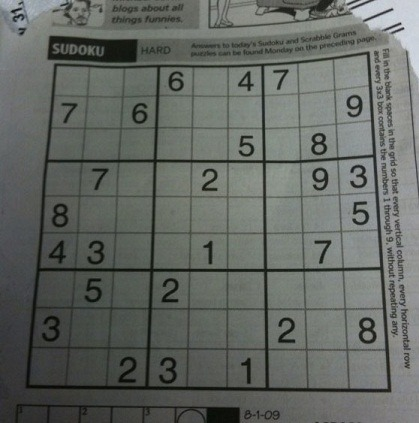
#> input picture input.png, 419 x 423 px; its folder holds only this picture in this run
$ python -i sudoku_solver.py   (imports and definitions only)
#> lines starting #> are read from the running program, lines starting #| are printed output that depends on the picture; after the words box and inside, x2 and y2 are one past the last pixel; in counts of white or black regions, pixels touching at a corner belong together
import numpy as np
import pandas as pd
import matplotlib.pyplot as plt
import os
import shutil
import operator
import cv2
import image_slicer
from PIL import Image

root = os.getcwd()
def imageProcessor(img_path):
    """ Here we find all possible contours inside the image by blur the image after after converting it into gray scale image. """
    image  = cv2.imread(img_path)
    gray = cv2.cvtColor(image, cv2.COLOR_BGR2GRAY)
    blur = cv2.GaussianBlur(gray, (5,5), 0)
    thresh = cv2.adaptiveThreshold(blur, 255, 1, 1, 11, 2)
    contours,_ = cv2.findContours(thresh, cv2.RETR_TREE, cv2.CHAIN_APPROX_SIMPLE)
    return image, gray, thresh, contours

def bestContours(image, contours):
    """ It will return the best contour among all possible contours to crop the sudoku grid from the image. """
    max_area = 0
    c = 0
    for i in contours:
        area = cv2.contourArea(cv2.UMat(i))
        if area > 1000:
            if area > max_area:
                max_area = area
                best_cnt = i
        c+=1
    return best_cnt

def maskCreator(gray, best_cnt, image, contours):
    """ Creates the mask which is same size as the sudoku to crop accurately."""
    mask = np.zeros((gray.shape),np.uint8)
    cv2.drawContours(mask,[best_cnt],0,255,-1)
    cv2.drawContours(mask,[best_cnt],0,0,2)

    out = np.zeros_like(gray)
    out[mask == 255] = gray[mask == 255]
    blur = cv2.GaussianBlur(out, (11,11), 0)
    thresh = cv2.adaptiveThreshold(blur, 255, 1, 1, 11, 2)
    c = 0
    for i in contours:
        area = cv2.contourArea(i)
        if area > 1000/2:
            cv2.drawContours(image, contours, c, (0, 255, 0), 3)
        c+=1
    return image,out

def distance_between(p1, p2):
    """Returns the scalar distance between two points"""
    a = p2[0] - p1[0]
    b = p2[1] - p1[1]
    return np.sqrt((a ** 2) + (b ** 2))

def crop_and_warp(img, crop_rect):
    """Crops and warps a rectangular section from an image into a square of similar size."""
    top_left, top_right, bottom_right, bottom_left = crop_rect[0], crop_rect[1], crop_rect[2], crop_rect[3]
    src = np.array([top_left, top_right, bottom_right, bottom_left], dtype='float32')
    side = max([
        distance_between(bottom_right, top_right),
        distance_between(top_left, bottom_left),
        distance_between(bottom_right, bottom_left),
        distance_between(top_left, top_right)
    ])
    dst = np.array([[0, 0], [side - 1, 0], [side - 1, side - 1], [0, side - 1]], dtype='float32')
    m = cv2.getPerspectiveTransform(src, dst)
    return cv2.warpPerspective(img, m, (int(side), int(side)))

def boxFinder(image, out):
    """ Here we find the four corners of the sudoku inside the image."""
    final = cv2.cvtColor(image, cv2.COLOR_BGR2GRAY)

    contours, h = cv2.findContours(out.copy(), cv2.RETR_EXTERNAL, cv2.CHAIN_APPROX_SIMPLE)
    contours = sorted(contours, key=cv2.contourArea, reverse=True)
    polygon = contours[0]

    bottom_right, _ = max(enumerate([pt[0][0] + pt[0][1] for pt in polygon]), key=operator.itemgetter(1))
    top_left, _ = min(enumerate([pt[0][0] + pt[0][1] for pt in polygon]), key=operator.itemgetter(1))
    bottom_left, _ = min(enumerate([pt[0][0] - pt[0][1] for pt in polygon]), key=operator.itemgetter(1))
    top_right, _ = max(enumerate([pt[0][0] - pt[0][1] for pt in polygon]), key=operator.itemgetter(1))
    box = [polygon[top_left][0], polygon[top_right][0], polygon[bottom_right][0], polygon[bottom_left][0]]

    gray = crop_and_warp(final, box)
    return gray

def infer_grid(img):
    """Infers 81 cell grid from a square image."""
    squares = []
    side = img.shape[:1]
    side = side[0] / 9
    for i in range(9):
        for j in range(9):
            p1 = (i * side, j * side)  # Top left corner of a bounding box
            p2 = ((i + 1) * side, (j + 1) * side)  # Bottom right corner of bounding box
            squares.append((p1, p2))
    return squares

def display_rects(in_img, rects, colour=255):
    """Displays rectangles on the image."""
    img = in_img.copy()
    for rect in rects:
        img = cv2.rectangle(img, tuple(int(x) for x in rect[0]), tuple(int(x) for x in rect[1]), colour)
    return img


def main(img_path):
    """ Here we split the sudoku grid into 81 cells after performing all the below preprocessing methods. """

    image, gray, thresh, contours = imageProcessor(img_path)
#> in imageProcessor, image is the input picture: shape (423, 419, 3); mean B, G, R 98.9, 103.6, 99.4
#> in imageProcessor, `thresh = cv2.adaptiveThreshold(blur, 255, 1, 1, 11, 2)`:
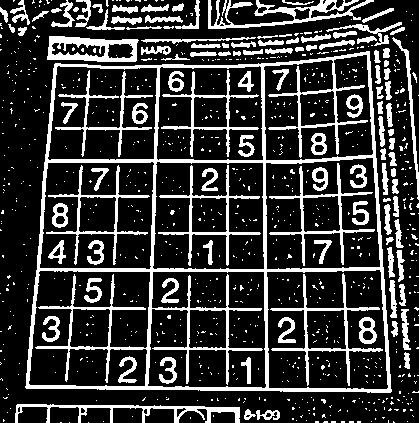
#> thresh: shape (423, 419); 21.7% white; 884 white regions (770 under 20 px)
#> in imageProcessor, `contours,_ = cv2.findContours(thresh, cv2.RETR_TREE, cv2.CHAIN_APPROX_..`: contours = 932 contours, 789 with area under 20; largest, box (x1, y1, x2, y2) and area: (25, 51, 392, 393) 111442, (266, 269, 389, 390) 13730, (265, 157, 381, 270) 11888, (152, 161, 265, 270) 11600, (39, 161, 155, 270) 11516
    best_cnt = bestContours(image, contours)
#> the loop in bestContours, `for i in contours:` made 932 passes
#> (area, max_area) on pass 320: (111442, 111442)
#> area on passes 34, 35, 41, 51, 53, 54: 113.5, 22.5, 57, 967, 48, 22.5
#> after the loop in bestContours, `for i in contours:`: best_cnt = contour of 173 points, box (x1, y1, x2, y2) (25, 51, 392, 393), area 111442; c = 932; max_area = 111442
    image,out = maskCreator(gray, best_cnt, image, contours)
#> in maskCreator, `cv2.drawContours(mask,[best_cnt],0,255,-1)`: mask: shape (423, 419); 63.3% white; 1 black region, box (x1, y1, x2, y2) and area: (0, 0, 419, 423) 65122
#> in maskCreator, `cv2.drawContours(mask,[best_cnt],0,0,2)`:
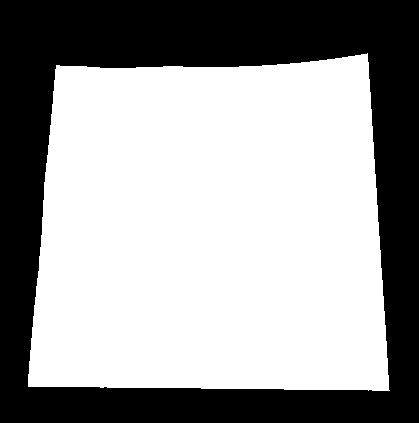
#> mask: shape (423, 419); 61.7% white; 1 black region, box (x1, y1, x2, y2) and area: (0, 0, 419, 423) 67889
#> in maskCreator, `thresh = cv2.adaptiveThreshold(blur, 255, 1, 1, 11, 2)`:
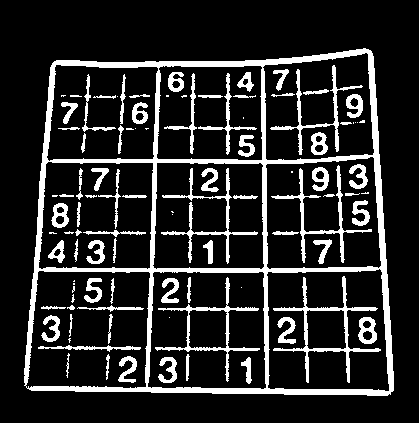
#> thresh: shape (423, 419); 15.7% white; 98 white regions (26 under 20 px)
#> the loop in maskCreator, `for i in contours:` made 932 passes
#> after the loop in maskCreator, `for i in contours:`:
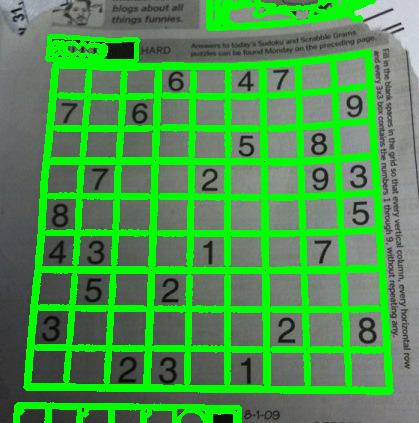
#> image: shape (423, 419, 3); mean B, G, R 74.9, 150.4, 75
#> after the loop in maskCreator, `for i in contours:`: c = 932
    gray = boxFinder(image, out)
#> in boxFinder, `final = cv2.cvtColor(image, cv2.COLOR_BGR2GRAY)`:
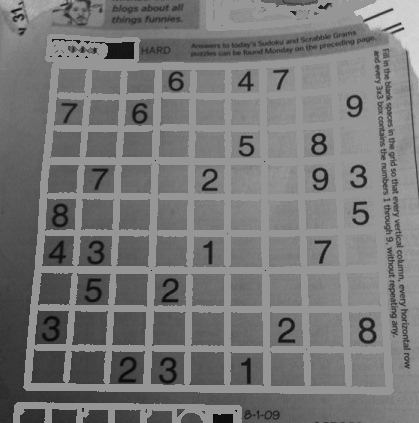
#> final: shape (423, 419); min 4, max 220, mean 119.4
#> in boxFinder, `contours, h = cv2.findContours(out.copy(), cv2.RETR_EXTERNAL, cv2.CHAI..`: contours = 1 contour; box (x1, y1, x2, y2) and area: (28, 53, 390, 391) 108682; h = [[-1, -1, -1, -1]]
#> in boxFinder, `polygon = contours[0]`: polygon = contour of 157 points, box (x1, y1, x2, y2) (28, 53, 390, 391), area 108682
#> in boxFinder, `bottom_right, _ = max(enumerate([pt[0][0] + pt[0][1] for pt in polygon..`: bottom_right = 113
#> in boxFinder, `top_left, _ = min(enumerate([pt[0][0] + pt[0][1] for pt in polygon]), ..`: top_left = 40
#> in boxFinder, `bottom_left, _ = min(enumerate([pt[0][0] - pt[0][1] for pt in polygon]..`: bottom_left = 97
#> in boxFinder, `top_right, _ = max(enumerate([pt[0][0] - pt[0][1] for pt in polygon]),..`: top_right = 0
#> in boxFinder, `box = [polygon[top_left][0], polygon[top_right][0], polygon[bottom_rig..`: box = [[56, 65], [367, 53], [389, 390], [28, 386]]
#> in crop_and_warp, `top_left, top_right, bottom_right, bottom_left = crop_rect[0], crop_re..`: top_left = [56, 65]; top_right = [367, 53]; bottom_right = [389, 390]; bottom_left = [28, 386]
#> in crop_and_warp, `src = np.array([top_left, top_right, bottom_right, bottom_left], dtype..`: src = [[56, 65], [367, 53], [389, 390], [28, 386]]
#> in distance_between, `a = p2[0] - p1[0]`: a = -22
#> in distance_between, `b = p2[1] - p1[1]`: b = -337
#> in crop_and_warp, `side = max([ distance_between(bottom_right, top_right), distance_betwe..`: side = 361
#> in crop_and_warp, `dst = np.array([[0, 0], [side - 1, 0], [side - 1, side - 1], [0, side ..`: dst = [[0, 0], [360, 0], [360, 360], [0, 360]]
#> in crop_and_warp, `m = cv2.getPerspectiveTransform(src, dst)`: m = [[1.27, 0.111, -78.41], [0.0525, 1.36, -91.33], [0.000182, 0.000527, 1]]

    squares = infer_grid(gray)
#> squares = 81 items
    image = display_rects(gray, squares)
#> the loop in display_rects, `for rect in rects:` made 81 passes
#> rect on passes 1 to 12: ((0, 0), (40.11, 40.11)), ((0, 40.11), (40.11, 80.22)), ((0, 80.22), (40.11, 120.3)), ((0, 120.3), (40.11, 160.4)), ((0, 160.4), (40.11, 200.6)), ((0, 200.6), (40.11, 240.7)), ((0, 240.7), (40.11, 280.8)), ((0, 280.8), (40.11, 320.9)), ((0, 320.9), (40.11, 361)), ((40.11, 0), (80.22, 40.11)), ((40.11, 40.11), (80.22, 80.22)), ((40.11, 80.22), (80.22, 120.3))
#> pass 1, in display_rects, `img = cv2.rectangle(img, tuple(int(x) for x in rect[0]), tuple(int(x) ..`:
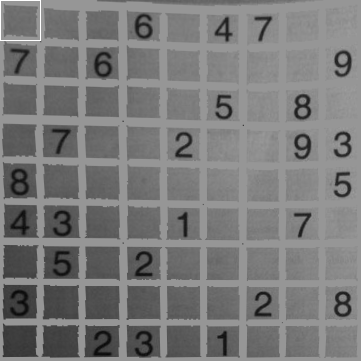
#> img: shape (361, 361); min 8, max 255, mean 122.3
#> after the loop in display_rects, `for rect in rects:`:
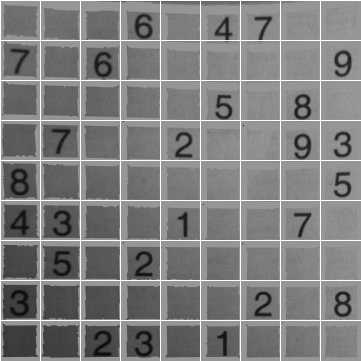
#> img: shape (361, 361); min 8, max 255, mean 127.5
    image1 = Image.fromarray(image)
    image1.save('my.png')
#> (the run stopped early here; a loop or call above may not have finished)
